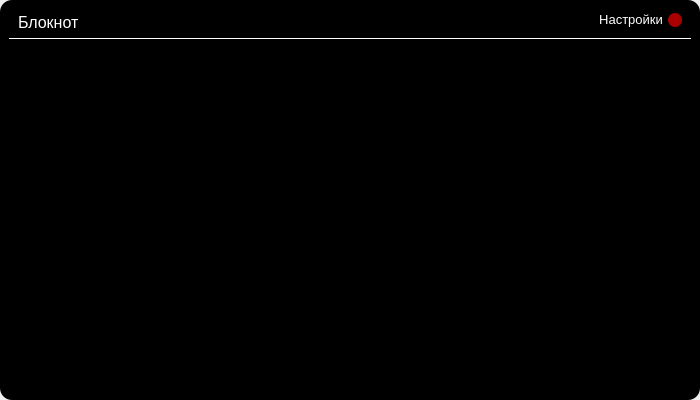
<?xml version="1.0" encoding="UTF-8"?>
<ui version="4.0">
 <class>mainWindow</class>
 <widget class="QWidget" name="mainWindow">
  <property name="geometry">
   <rect>
    <x>0</x>
    <y>0</y>
    <width>700</width>
    <height>400</height>
   </rect>
  </property>
  <property name="font">
   <font>
    <family>Arial</family>
   </font>
  </property>
  <property name="windowTitle">
   <string>Form</string>
  </property>
  <property name="styleSheet">
   <string notr="true">#main{
color: rgb(255, 255, 255);
background-color: #000;
border-top-left-radius: 10px;
border-top-right-radius: 10px;
}</string>
  </property>
  <layout class="QVBoxLayout" name="verticalLayout">
   <property name="leftMargin">
    <number>0</number>
   </property>
   <property name="topMargin">
    <number>0</number>
   </property>
   <property name="rightMargin">
    <number>0</number>
   </property>
   <property name="bottomMargin">
    <number>0</number>
   </property>
   <item>
    <widget class="QWidget" name="widget" native="true">
     <property name="sizeIncrement">
      <size>
       <width>0</width>
       <height>0</height>
      </size>
     </property>
     <property name="font">
      <font>
       <family>Arial</family>
       <pointsize>16</pointsize>
      </font>
     </property>
     <property name="styleSheet">
      <string notr="true">background-color: rgb(0, 0, 0);
border-radius: 12px;</string>
     </property>
     <layout class="QVBoxLayout" name="verticalLayout_2">
      <item>
       <widget class="QWidget" name="main" native="true">
        <property name="sizePolicy">
         <sizepolicy hsizetype="Preferred" vsizetype="Preferred">
          <horstretch>0</horstretch>
          <verstretch>0</verstretch>
         </sizepolicy>
        </property>
        <property name="minimumSize">
         <size>
          <width>0</width>
          <height>30</height>
         </size>
        </property>
        <property name="maximumSize">
         <size>
          <width>16777215</width>
          <height>30</height>
         </size>
        </property>
        <property name="font">
         <font>
          <family>Arial</family>
         </font>
        </property>
        <property name="styleSheet">
         <string notr="true">border-bottom: 1px solid #fff;
border-radius: 0px;</string>
        </property>
        <layout class="QHBoxLayout" name="horizontalLayout">
         <property name="spacing">
          <number>0</number>
         </property>
         <property name="sizeConstraint">
          <enum>QLayout::SetDefaultConstraint</enum>
         </property>
         <property name="topMargin">
          <number>1</number>
         </property>
         <property name="bottomMargin">
          <number>9</number>
         </property>
         <item>
          <widget class="QLabel" name="nameApp">
           <property name="minimumSize">
            <size>
             <width>0</width>
             <height>25</height>
            </size>
           </property>
           <property name="font">
            <font>
             <family>Arial</family>
             <pointsize>12</pointsize>
            </font>
           </property>
           <property name="styleSheet">
            <string notr="true">color: rgb(255, 255, 255);
border-bottom: none;</string>
           </property>
           <property name="text">
            <string>Блокнот</string>
           </property>
          </widget>
         </item>
         <item>
          <widget class="QPushButton" name="setting">
           <property name="maximumSize">
            <size>
             <width>74</width>
             <height>16777215</height>
            </size>
           </property>
           <property name="font">
            <font>
             <family>Arial</family>
             <pointsize>10</pointsize>
            </font>
           </property>
           <property name="styleSheet">
            <string notr="true">background-color: rgb(0, 0, 0);
color: rgb(255, 255, 255);
border-bottom: none;</string>
           </property>
           <property name="text">
            <string>Настройки</string>
           </property>
          </widget>
         </item>
         <item>
          <widget class="QPushButton" name="closse">
           <property name="minimumSize">
            <size>
             <width>0</width>
             <height>14</height>
            </size>
           </property>
           <property name="maximumSize">
            <size>
             <width>14</width>
             <height>14</height>
            </size>
           </property>
           <property name="styleSheet">
            <string notr="true">background-color: rgb(170, 0, 0);
border-radius: 7px;
border-bottom: none;</string>
           </property>
           <property name="text">
            <string/>
           </property>
          </widget>
         </item>
        </layout>
       </widget>
      </item>
      <item>
       <widget class="QTextEdit" name="textEdit">
        <property name="styleSheet">
         <string notr="true">background-color: #000; color: #fff; border-style: #000;</string>
        </property>
       </widget>
      </item>
     </layout>
    </widget>
   </item>
  </layout>
 </widget>
 <resources/>
 <connections/>
</ui>
